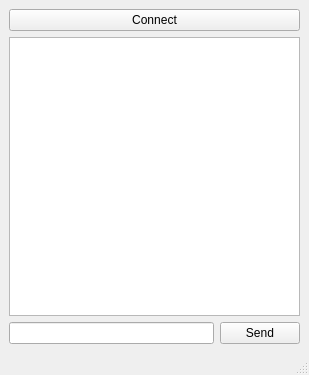
<?xml version="1.0" encoding="UTF-8"?>
<ui version="4.0">
 <class>MainWindow</class>
 <widget class="QMainWindow" name="MainWindow">
  <property name="geometry">
   <rect>
    <x>0</x>
    <y>0</y>
    <width>309</width>
    <height>375</height>
   </rect>
  </property>
  <property name="windowTitle">
   <string>MainWindow</string>
  </property>
  <widget class="QWidget" name="centralwidget">
   <layout class="QGridLayout" name="gridLayout">
    <item row="0" column="0" colspan="2">
     <widget class="QPushButton" name="pushButton">
      <property name="text">
       <string>Connect</string>
      </property>
     </widget>
    </item>
    <item row="1" column="0" colspan="2">
     <widget class="QTextBrowser" name="textBrowser"/>
    </item>
    <item row="2" column="0">
     <widget class="QLineEdit" name="lineEdit"/>
    </item>
    <item row="2" column="1">
     <widget class="QPushButton" name="pushButton_2">
      <property name="text">
       <string>Send</string>
      </property>
     </widget>
    </item>
   </layout>
  </widget>
  <widget class="QMenuBar" name="menubar">
   <property name="geometry">
    <rect>
     <x>0</x>
     <y>0</y>
     <width>309</width>
     <height>21</height>
    </rect>
   </property>
  </widget>
  <widget class="QStatusBar" name="statusbar"/>
 </widget>
 <resources/>
 <connections/>
</ui>
